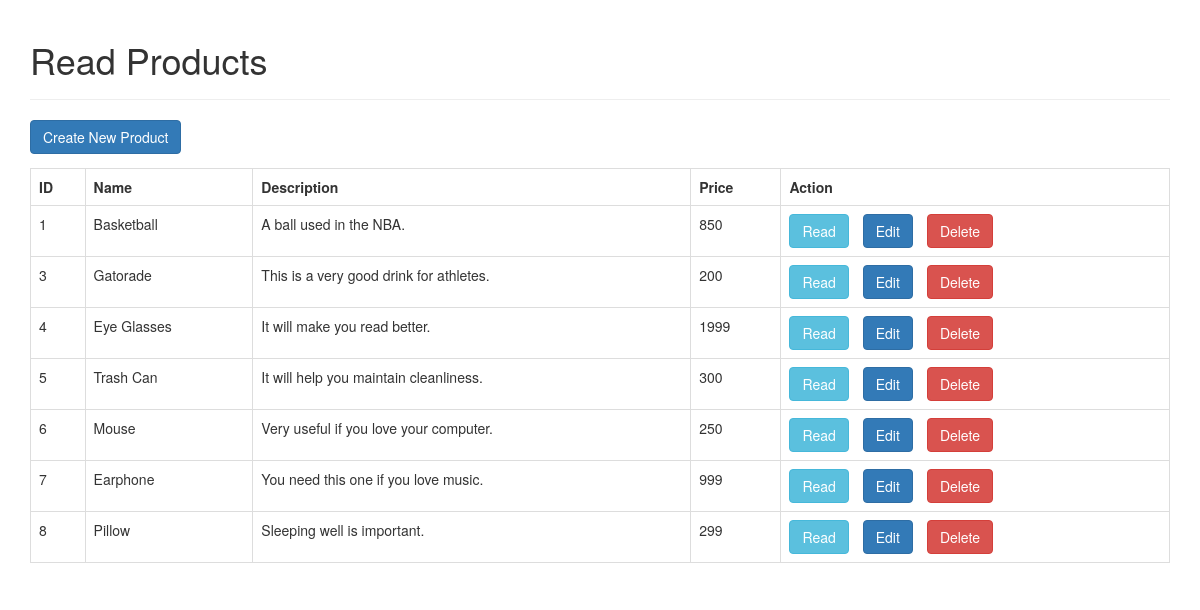
The page / on the database its author committed.
### tables this page shows
CREATE TABLE IF NOT EXISTS `products` (
  `id` int(11) NOT NULL AUTO_INCREMENT,
  `name` varchar(128) NOT NULL,
  `description` text NOT NULL,
  `price` double NOT NULL,
  `created` datetime NOT NULL,
  `modified` timestamp NOT NULL DEFAULT CURRENT_TIMESTAMP ON UPDATE CURRENT_TIMESTAMP,
  PRIMARY KEY (`id`)
);

### index.php (the view, shortened to what this page needs)
<!DOCTYPE HTML>
<html>
<head>
    <link rel="stylesheet" href="https://maxcdn.bootstrapcdn.com/bootstrap/3.3.7/css/bootstrap.min.css" />
</head>
<body>
    <div class="container">
        <div class="page-header">
            <h1>Read Products</h1>
        </div>
        <?php
        include 'config/database.php';
        $query = "SELECT id, name, description, price FROM products ORDER BY id";
        $stmt = $con->prepare($query);
        $stmt->execute();
        $num = $stmt->rowCount();
        echo "<a href='create.php' class='btn btn-primary m-b-1em'>Create New Product</a>";
        if($num>0){
            echo "<table class='table table-hover table-responsive table-bordered'>";
            echo "<tr>";
                echo "<th>ID</th>";
                echo "<th>Name</th>";
                echo "<th>Description</th>";
                echo "<th>Price</th>";
                echo "<th>Action</th>";
            echo "</tr>";
            while ($row = $stmt->fetch(PDO::FETCH_ASSOC)){
                extract($row);
                echo "<tr>";
                    echo "<td>{$id}</td>";
                    echo "<td>{$name}</td>";
                    echo "<td>{$description}</td>";
                    echo "<td>{$price}</td>";
                    echo "<td>";
                        echo "<a href='read_one.php?id={$id}' class='btn btn-info m-r-1em'>Read</a>";
                        echo "<a href='update.php?id={$id}' class='btn btn-primary m-r-1em'>Edit</a>";
                        echo "<a href='#' onclick='delete_user({$id});'  class='btn btn-danger'>Delete</a>";
                    echo "</td>";
                echo "</tr>";
            }
        echo "</table>";
        }
        else{
            echo "<div class='alert alert-danger'>No records found.</div>";
        }
        ?>
    </div>
</body>
</html>

### index.php (style rules this page uses)
.m-r-1em { margin-right:1em; }
.m-b-1em { margin-bottom:1em; }

### rows shown on the page
products: id "1", name "Basketball", description "A ball used in the NBA.", price "850"
products: id "3", name "Gatorade", description "This is a very good drink for athletes.", price "200"
products: id "4", name "Eye Glasses", description "It will make you read better.", price "1999"
products: id "5", name "Trash Can", description "It will help you maintain cleanliness.", price "300"
products: id "6", name "Mouse", description "Very useful if you love your computer.", price "250"
products: id "7", name "Earphone", description "You need this one if you love music.", price "999"
products: id "8", name "Pillow", description "Sleeping well is important.", price "299"
